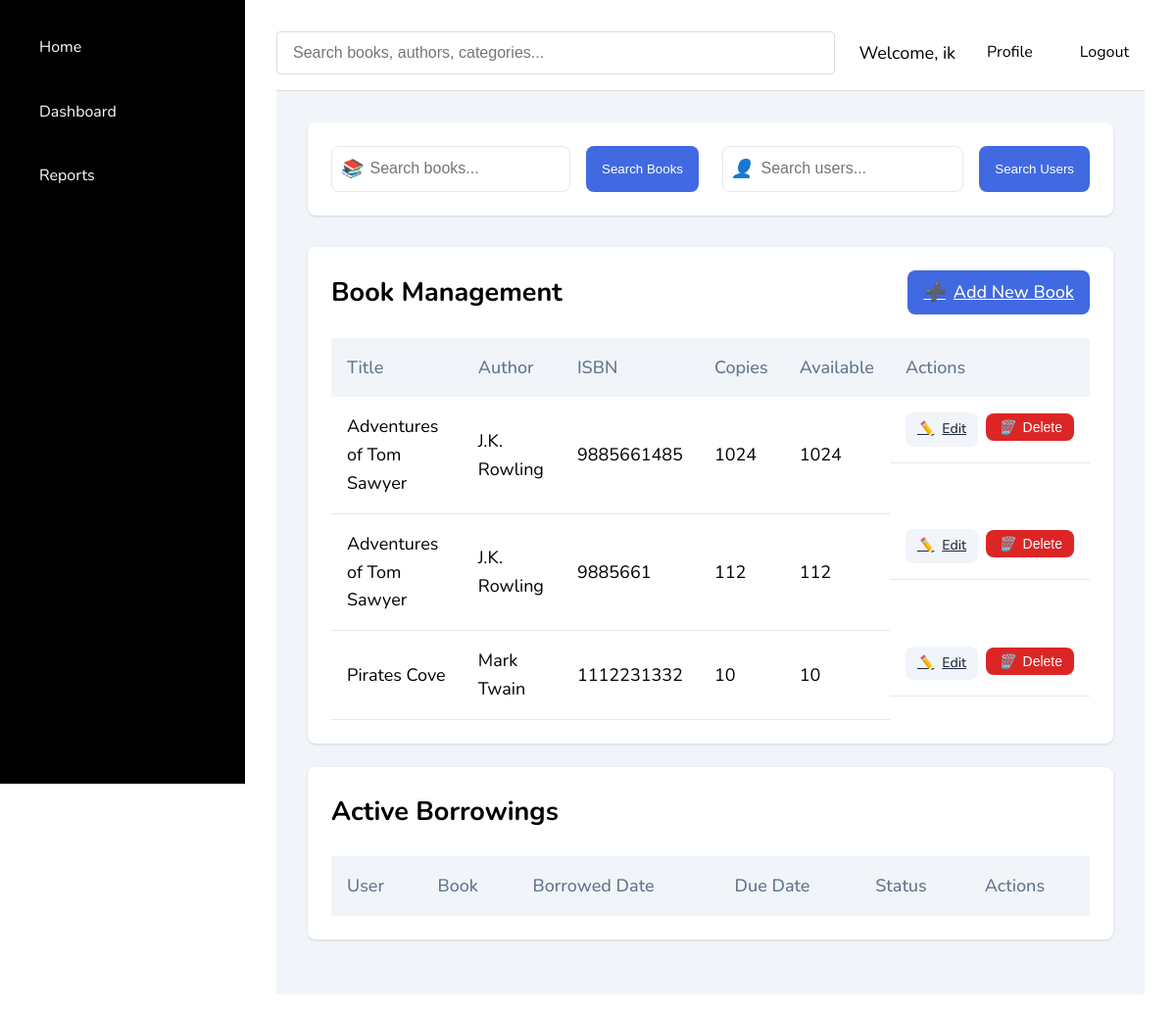
Page /librarian/dashboard/ (signed in) on the earlier database version.
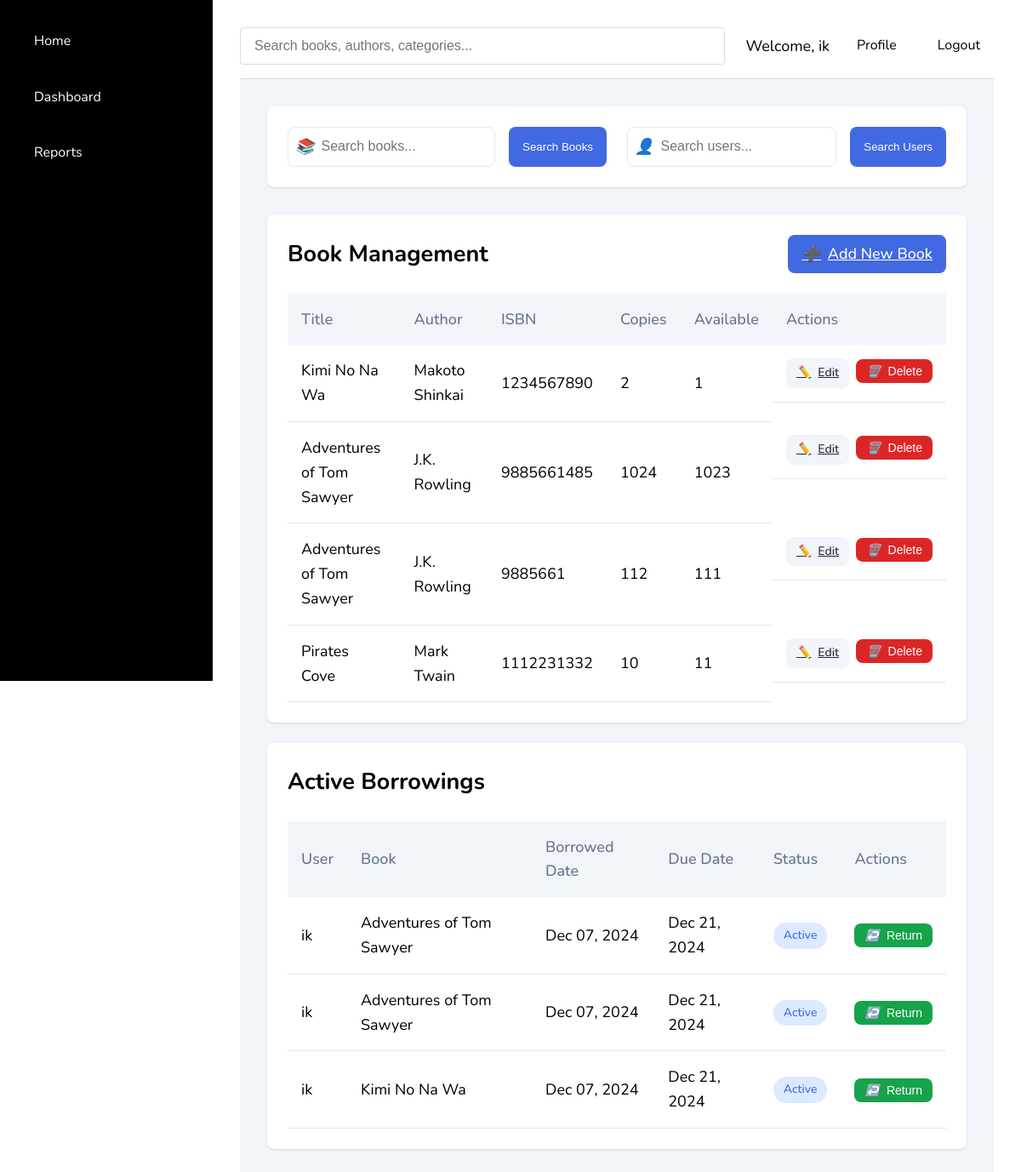
Same page on the later database version.
### catalog/models.py (models this page shows, shortened)
class Book(models.Model):
    title = models.CharField(max_length=200)
    author = models.CharField(max_length=200)
    isbn = models.CharField(max_length=13, unique=True)
    genre = models.CharField(max_length=100)
    description = models.TextField()
    cover_image = models.ImageField(upload_to='covers/', null=True, blank=True)
    pdf_file = models.FileField(upload_to='books/')
    total_copies = models.PositiveIntegerField(default=1)
    available_copies = models.PositiveIntegerField(default=1)
    created_at = models.DateTimeField(auto_now_add=True)
    updated_at = models.DateTimeField(auto_now=True)
    class Meta:
        verbose_name = 'Book'
        verbose_name_plural = 'Books'

class Borrowing(models.Model):
    user = models.ForeignKey(User, on_delete=models.CASCADE)
    book = models.ForeignKey(Book, on_delete=models.CASCADE)
    borrowed_date = models.DateTimeField(auto_now_add=True)
    due_date = models.DateTimeField()
    returned_date = models.DateTimeField(null=True, blank=True)
    reminder_sent = models.BooleanField(default=False)
    class Meta:
        verbose_name = 'Borrowing'
        verbose_name_plural = 'Borrowings'

### librarian/views.py (the view, shortened to what this page needs)
# urls.py: path('dashboard/', views.librarian_dashboard, name='librarian_dashboard'),
@user_passes_test(is_librarian)
def librarian_dashboard(request):
    search_query = request.GET.get('search', '')
    user_search = request.GET.get('user_search', '')
    books = Book.objects.all().order_by('-created_at')
    borrowings = Borrowing.objects.filter(
        returned_date__isnull=True
    ).select_related('user', 'book').order_by('due_date')
    if search_query:
        books = books.filter(
            Q(title__icontains=search_query) |
            Q(author__icontains=search_query) |
            Q(isbn__icontains=search_query)
        )
    user_details = None
    return render(request, 'librarian/dashboard.html', {
        'books': books,
        'borrowings': borrowings,
        'search_query': search_query,
        'user_search': user_search,
        'user_details': user_details,
        'now': timezone.now()
    })

### librarian/views.py (called while the page is built)
def is_librarian(user):
    return user.is_authenticated and user.is_staff

### librarian/templates/librarian/dashboard.html (shortened to what the changed rows need)
{% extends 'catalog/layout.html' %}
{% block content %}
<div class="dashboard-container">
    <div class="dashboard-section card">
        <div class="section-header">
            <h2>Book Management</h2>
        </div>
        <div class="books-table">
            <table>
                <thead>
                    <tr>
                        <th>Title</th>
                        <th>Author</th>
                        <th>ISBN</th>
                        <th>Copies</th>
                        <th>Available</th>
                        <th>Actions</th>
                    </tr>
                </thead>
                <tbody>
                    {% for book in books %}
                    <tr>
                        <td>{{ book.title }}</td>
                        <td>{{ book.author }}</td>
                        <td>{{ book.isbn }}</td>
                        <td>{{ book.total_copies }}</td>
                        <td>{{ book.available_copies }}</td>
                        <td class="actions-cell">
                            <a href="{% url 'edit_book' book.pk %}" class="btn btn-small btn-edit">
                                <i class="btn-icon">✏️</i> Edit
                            </a>
                            <form method="post" action="{% url 'delete_book' book.pk %}" class="inline-form">
                                <button type="submit" class="btn btn-small btn-danger">
                                    <i class="btn-icon">🗑️</i> Delete
                                </button>
                            </form>
                        </td>
                    </tr>
                    {% endfor %}
                </tbody>
            </table>
        </div>
    </div>
    <div class="dashboard-section card">
        <div class="section-header">
            <h2>Active Borrowings</h2>
        </div>
        <div class="borrowings-table">
            <table>
                <thead>
                    <tr>
                        <th>User</th>
                        <th>Book</th>
                        <th>Borrowed Date</th>
                        <th>Due Date</th>
                        <th>Status</th>
                        <th>Actions</th>
                    </tr>
                </thead>
                <tbody>
                    {% for borrowing in borrowings %}
                    <tr>
                        <td>{{ borrowing.user.username }}</td>
                        <td>{{ borrowing.book.title }}</td>
                        <td>{{ borrowing.borrowed_date|date:"M d, Y" }}</td>
                        <td>{{ borrowing.due_date|date:"M d, Y" }}</td>
                        <td>
                            <span class="status-badge {% if borrowing.due_date < now %}overdue{% else %}active{% endif %}">
                                {% if borrowing.due_date < now %}Overdue{% else %}Active{% endif %}
                            </span>
                        </td>
                        <td>
                            <form method="post" action="{% url 'return_book' borrowing.pk %}" class="inline-form">
                                <button type="submit" class="btn btn-small btn-return">
                                    <i class="btn-icon">↩️</i> Return
                                </button>
                            </form>
                        </td>
                    </tr>
                    {% endfor %}
                </tbody>
            </table>
        </div>
    </div>
</div>
{% endblock %}

Differences in the rows shown:
added Book: title "Kimi No Na Wa", author "Makoto Shinkai", isbn "1234567890", total_copies "2", available_copies "1"
changed Book (number 2 of 4 on the later page): available_copies "1024" → "1023"
changed Book (number 3 of 4 on the later page): available_copies "112" → "111"
changed Book "Pirates Cove": available_copies "10" → "11"
added Borrowing: user.username "ik", book "Adventures of Tom Sawyer", borrowed_date "Dec 07, 2024", due_date "Dec 21, 2024", shows "Active"
added Borrowing: user.username "ik", book "Adventures of Tom Sawyer", borrowed_date "Dec 07, 2024", due_date "Dec 21, 2024", shows "Active"
added Borrowing: user.username "ik", book "Kimi No Na Wa", borrowed_date "Dec 07, 2024", due_date "Dec 21, 2024", shows "Active"
